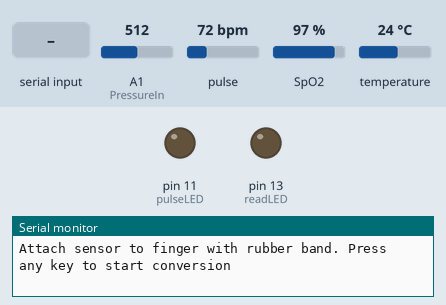
This sketch was run on a simulated Arduino Uno, built with avr-gcc and run on an emulated ATmega328P. On the bench: output pins drawn as LEDs (lit = HIGH), the last lines printed to the serial monitor. Dashed ring = blinking. The test bench sets the inputs (shaded band); at power-on: A1 (PressureIn) = 512, pulse 72 bpm, SpO2 97 %, temperature 24 °C.

Above: at 0.9 s.
1.0 s: "1" received over Serial
At 6.02 s:
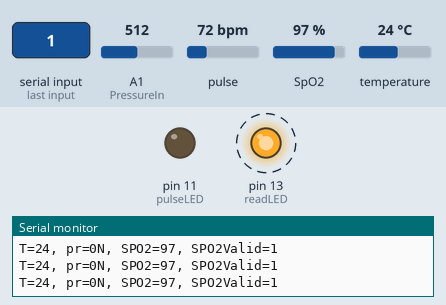
Timing chart, 0 to 11.5 s (numbered marks = the images above; inputs shaded):
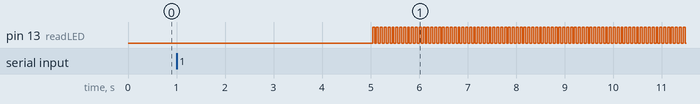

The sketch:

AMD_SmartBandageV2.ino
```cpp
/*
  This code has been used as a base for the project "Smart Wound Care : Device Design" included in the course "ELEC-H424 : Active Medical Device"

  This code is based on the example provided by te SparkFun library by Nathan Seidle (https://github.com/sparkfun/MAX30105_Breakout)
  The modifications made allow it to  measure the force applied on the FSR402 sensors and the temperature through the MAXREF.


  Hardware Connections for the O2 Sensor (to Arduino Nano 33 BLE):
  -VIN= 3.3V
  -GND = GND
  -SDA = A4 (= SDA)
  -SCL = A5 (= SCL)
  -INT = Not connected

  It is recommended to attach the sensor to the finger for accurate measurement. The sensor is sensible to small movement and/or small modification in the pressure
  applied on it.

  Hardware Connections for the pressure sensor (to Arduino Nano 33 BLE)
  -VCC = 3.3V
  -GND = GND
  -NC = Not connected
  -OUT = A1

By: Thomas De Deyn @ Ecole Polytechnique de Bruxelles (MA1 M-IRCBS)
Date : May 4th, 2023
*/

#include <Wire.h>
#include "MAX30105.h"
#include "spo2_algorithm.h"

MAX30105 particleSensor;

#define MAX_BRIGHTNESS 255
#define PressureIn A1

#if defined(__AVR_ATmega328P__) || defined(__AVR_ATmega168__)
//Arduino Uno doesn't have enough SRAM to store 100 samples of IR led data and red led data in 32-bit format
//To solve this problem, 16-bit MSB of the sampled data will be truncated. Samples become 16-bit data.
uint16_t irBuffer[100]; //infrared LED sensor data
uint16_t redBuffer[100];  //red LED sensor data
#else
uint32_t irBuffer[100]; //infrared LED sensor data
uint32_t redBuffer[100];  //red LED sensor data
#endif
uint32_t prBuffer[100];
uint16_t TBuffer[100];

int32_t bufferLength; //data length
int32_t spo2; //SPO2 value
int8_t validSPO2; //indicator to show if the SPO2 calculation is valid
int32_t heartRate; //heart rate value
int8_t validHeartRate; //indicator to show if the heart rate calculation is valid

byte pulseLED = 11; //Must be on PWM pin
byte readLED = 13; //Blinks with each data read

void setup()
{
  Serial.begin(115200); // initialize serial communication at 115200 bits per second:

  pinMode(pulseLED, OUTPUT);
  pinMode(readLED, OUTPUT);

  // Initialize sensor
  if (!particleSensor.begin(Wire, I2C_SPEED_FAST)) //Use default I2C port, 400kHz speed
  {
    Serial.println(F("MAX30105 was not found. Please check wiring/power."));
    while (1);
  }

  Serial.println(F("Attach sensor to finger with rubber band. Press any key to start conversion"));
  while (Serial.available() == 0) ; //wait until user presses a key
  Serial.read();

  byte ledBrightness = 60; //Options: 0=Off to 255=50mA
  byte sampleAverage = 4; //Options: 1, 2, 4, 8, 16, 32
  byte ledMode = 2; //Options: 1 = Red only, 2 = Red + IR, 3 = Red + IR + Green
  byte sampleRate = 100; //Options: 50, 100, 200, 400, 800, 1000, 1600, 3200
  int pulseWidth = 411; //Options: 69, 118, 215, 411
  int adcRange = 4096; //Options: 2048, 4096, 8192, 16384

  particleSensor.setup(ledBrightness, sampleAverage, ledMode, sampleRate, pulseWidth, adcRange); //Configure sensor with these settings
  particleSensor.enableDIETEMPRDY();
}

void loop()
{
  bufferLength = 100; //buffer length of 100 stores 4 seconds of samples running at 25sps

  //read the first 100 samples, and determine the signal range
  for (byte i = 0 ; i < bufferLength ; i++)
  {
    while (particleSensor.available() == false) //do we have new data?
      particleSensor.check(); //Check the sensor for new data

    redBuffer[i] = particleSensor.getRed();
    irBuffer[i] = particleSensor.getIR();
    prBuffer[i] = analogRead(PressureIn); //Reading the pressure value
    TBuffer[i] = particleSensor.readTemperature(); //Reading the temperature

    particleSensor.nextSample(); //We're finished with this sample so move to next sample

    Serial.print(F("red="));
    Serial.print(redBuffer[i], DEC);
    Serial.print(F(", ir="));
    Serial.print(irBuffer[i], DEC);
    Serial.print(F(", pr="));
    Serial.print(prBuffer[i], DEC);
    Serial.print(F(", T="));
    Serial.println(TBuffer[i], DEC);
    // Anytime the red or ir is measured,the pressure on the sensor will also be measured
  }

  //calculate heart rate and SpO2 after first 100 samples (first 4 seconds of samples)
  maxim_heart_rate_and_oxygen_saturation(irBuffer, bufferLength, redBuffer, &spo2, &validSPO2, &heartRate, &validHeartRate);

  //Continuously taking samples from MAX30102.  Heart rate and SpO2 are calculated every 1 second
  while (1)
  {
    //dumping the first 25 sets of samples in the memory and shift the last 75 sets of samples to the top
    for (byte i = 25; i < 100; i++)
    {
      redBuffer[i - 25] = redBuffer[i];
      irBuffer[i - 25] = irBuffer[i];
      prBuffer[i - 25] = prBuffer[i];
      TBuffer[i - 25] = TBuffer[i];
    }

    //take 25 sets of samples before calculating the heart rate.
    for (byte i = 75; i < 100; i++)
    {
      while (particleSensor.available() == false) //do we have new data?
        particleSensor.check(); //Check the sensor for new data

      digitalWrite(readLED, !digitalRead(readLED)); //Blink onboard LED with every data read

      redBuffer[i] = particleSensor.getRed();
      irBuffer[i] = particleSensor.getIR();
      prBuffer[i] = (20/1000)*analogRead(PressureIn); //Reading the pressure value
      TBuffer[i] = particleSensor.readTemperature(); //Reading the temperature

      particleSensor.nextSample(); //We're finished with this sample so move to next sample

      //send samples and calculation result to terminal program through UART
      Serial.print(F("T="));
      Serial.print(TBuffer[i], DEC);
      Serial.print(F(", pr="));
      Serial.print(prBuffer[i], DEC);


      Serial.print(F("N, SPO2="));
      Serial.print(spo2, DEC);

      Serial.print(F(", SPO2Valid=")); //Determine wether the value computed is valid or not. Might indicate the finger is not properly positionned
      Serial.println(validSPO2, DEC);
    }

    //After gathering 25 new samples recalculate HR and SP02
    maxim_heart_rate_and_oxygen_saturation(irBuffer, bufferLength, redBuffer, &spo2, &validSPO2, &heartRate, &validHeartRate);
  }
}
```

License.ino
```cpp
// (licence header left out)

```

Measured:
- after the input at 1.0 s, pin 13 (readLED): alternates HIGH for 0.04 s and LOW for 0.04 s, starting after 4.0 s
